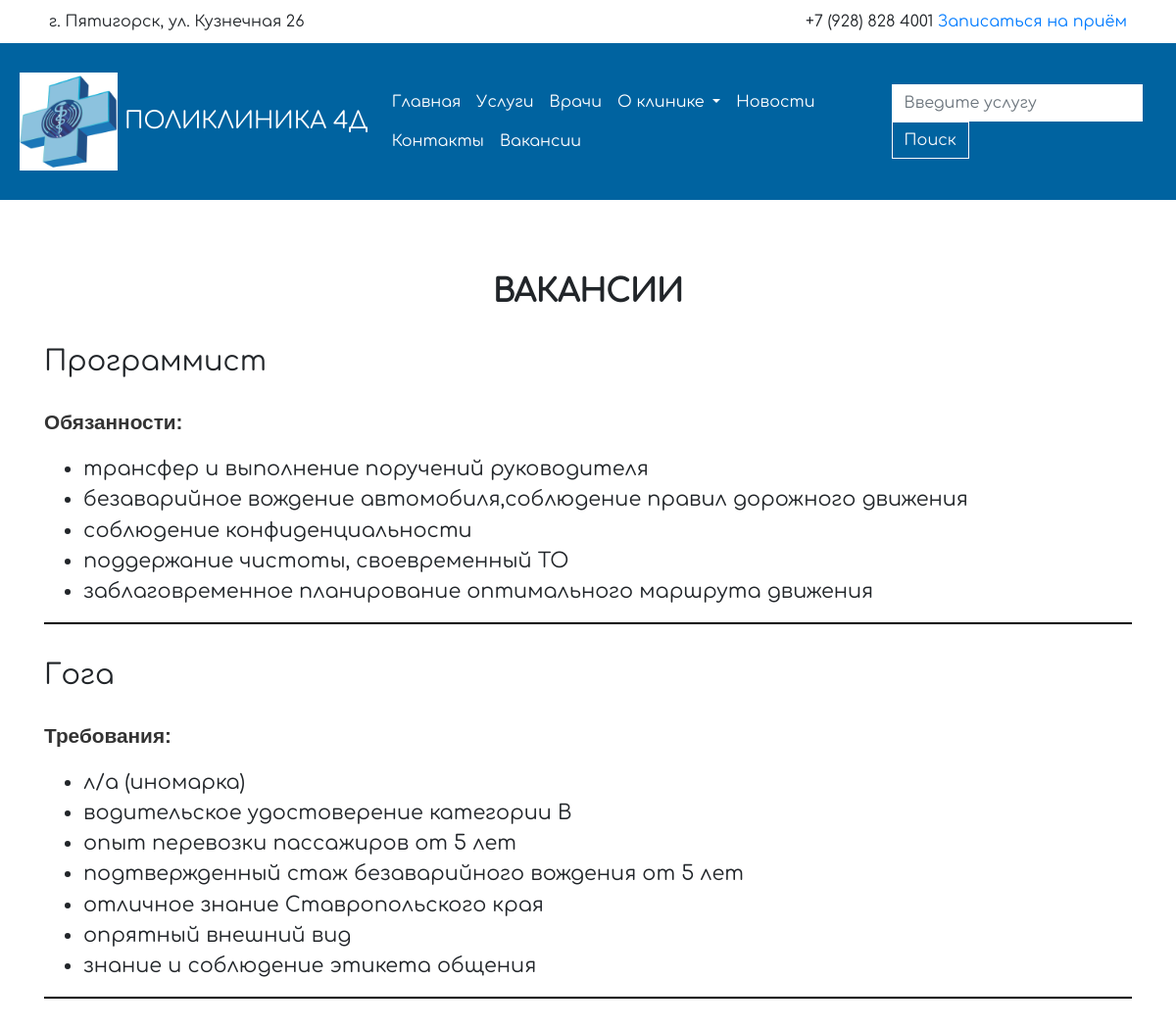
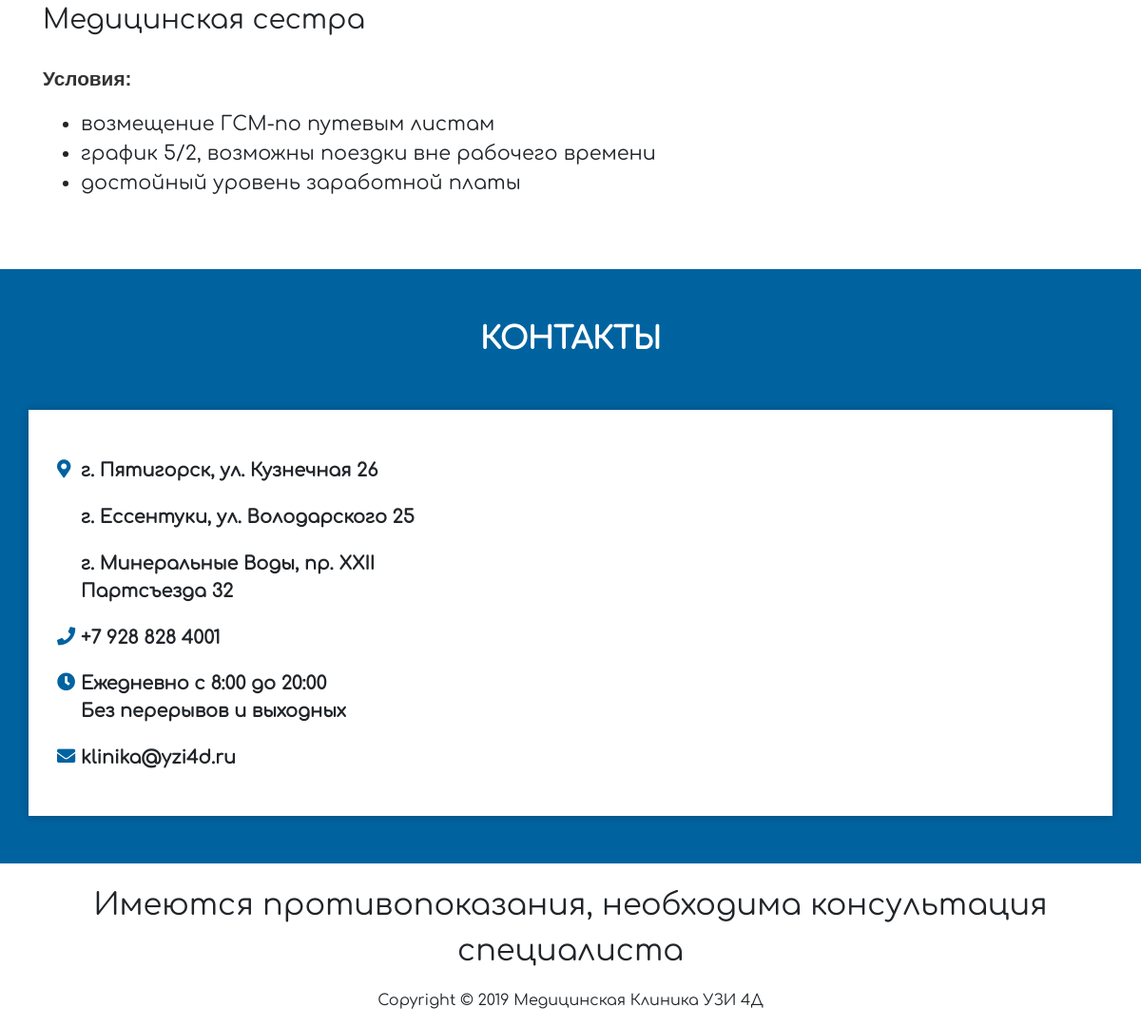
Screenshot of /vacancys/ with the database file from the repository (2 pictures, top to bottom).
### vacancys/models.py (models this page shows, shortened)
class Vacancy(models.Model):
    name = models.CharField(max_length=250, verbose_name='Вакансия')
    jobinfo = HTMLField(verbose_name='О вакансии')
    class Meta:
        verbose_name = 'Вакансия'
        verbose_name_plural = 'Вакансии'

### vacancys/views.py (the view)
# urls.py: path('vacancys/', include('vacancys.urls')),
def vacancys(request):
    allvacancys = Vacancy.objects.all()
    context = {
        'allvacancys': allvacancys,
    }
    return render(request, 'vacancys/vacancys.html', context)

### landing/context_processors.py (called while the page is built)
def gettingabouts(request):
    abouts = About.objects.all()
    context = {
        'abouts': abouts,
    }
    return context

### templates/vacancys/vacancys.html (shortened to what this page needs)
{% extends 'base.html' %}
{% block content %}
<div class="container vacancy">
    <h1>Вакансии</h1>
    {% for vacancy in allvacancys %}
        <div class="vacancyinfo">
            <h3>{{vacancy.name}}</h3>
            <span>{{vacancy.jobinfo|safe}}</span>
            <hr>
        </div>
    {% endfor %}
</div>
{% endblock content %}

### dev_static/css/style.css (style rules this page uses)
body { font-family: 'Comfortaa', sans-serif; font-size: 1em; }
.vacancy h3 { font-size: 1.8em; padding-bottom: 20px; margin-top: 35px; }
.vacancy span { font-size: 1.3em; }
.vacancy hr { display: block; border-style: solid; border-color: black; border-width: 0 0 2px 0; }
h1 { padding-top: 75px; font-size: 2em; font-weight: bold; text-transform: uppercase; text-align: center; }

### rows the page displays
Vacancy: name "Программист", jobinfo "Обязанности: трансфер и выполнение поручений руководителя безаварийное вождение автомобиля,соблюдение правил дорожного движения соблюдение конфиденциальности поддержание чистоты, своевременный ТО заблаговременное планирование оптимального маршрута движения"
Vacancy: name "Гога", jobinfo "Требования: л/а (иномарка) водительское удостоверение категории В опыт перевозки пассажиров от 5 лет подтвержденный стаж безаварийного вождения от 5 лет отличное знание Ставропольского края опрятный внешний вид знание и соблюдение этикета общения"
Vacancy: name "Медицинская сестра", jobinfo "Условия: возмещение ГСМ-по путевым листам график 5/2, возможны поездки вне рабочего времени достойный уровень заработной платы"
